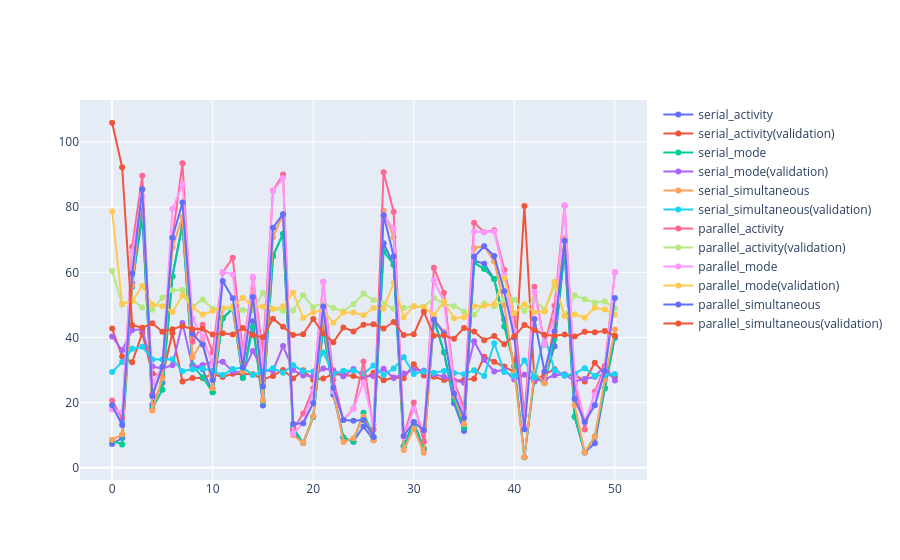

Write notebook code for a chart like this one.
### Markdown cell above
## Single Run Analysis

### Code cell
fitness_df = {conf: pd.DataFrame(log["generation_best"]) for conf, log in STDT_logs.items()}
plot_training_best_fitness(fitness_df, validation_fitness=True)
